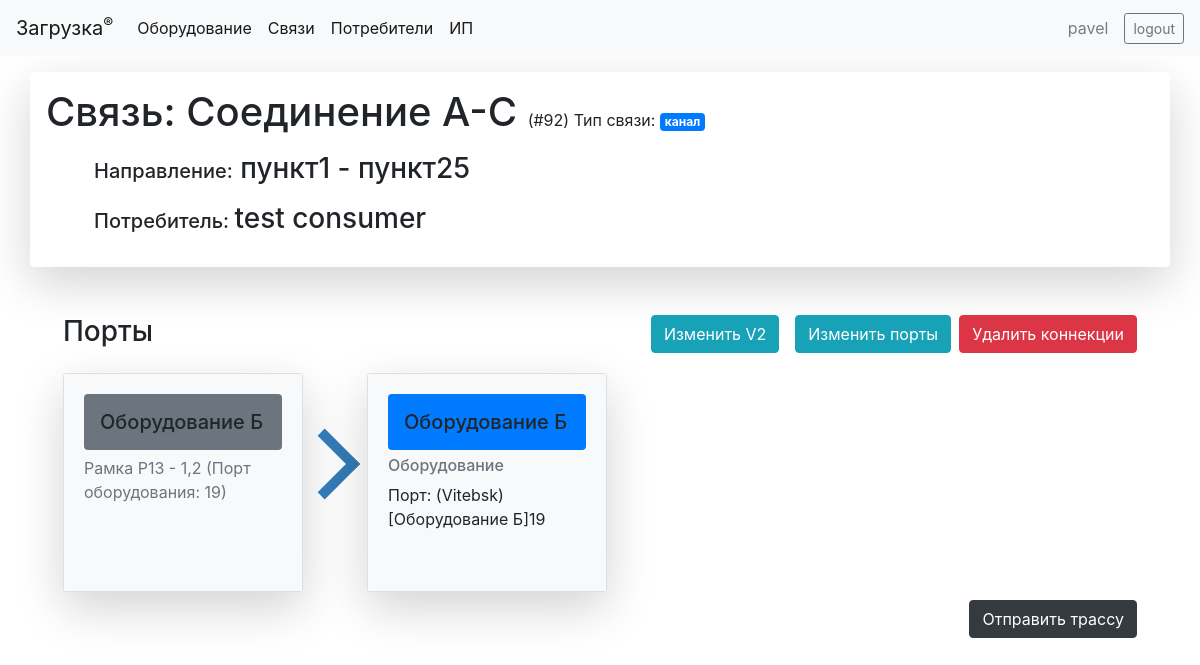
/register/communication/92 (signed in), run on the app's committed database.
### register/models.py (models this page shows, shortened)
class Communication(models.Model):
    service_status_choices = [
        ('E', 'enabled'),
        ('D', 'disabled')
    ]
    name = models.CharField(max_length=150, null=False)
    service_status = models.CharField(max_length=1, choices=service_status_choices, default='E')
    create_date = models.DateTimeField(auto_now_add=True)
    note = models.TextField(null=True, blank=True)
    direction_from = models.ForeignKey(EndPoint, on_delete=models.RESTRICT, null=True, related_name='direction_from')
    direction_to = models.ForeignKey(EndPoint, on_delete=models.RESTRICT, null=True, related_name='direction_to')
    consumer = models.ForeignKey(Consumer, on_delete=models.RESTRICT, related_name='communications')
    communication_type = models.ForeignKey(InterfaceType, null=True, on_delete=models.SET_NULL, related_name='communications')
    class Meta:
        unique_together = ('name', 'direction_from', 'direction_to', 'consumer', 'communication_type')

class InterfaceType(models.Model):
    type = models.CharField(max_length=15, unique=True, help_text="Enter interface type or his speed.")
    note = models.TextField(null=True, blank=True)
    def __str__(self):
        return f"{self.type}"

class EndPoint(models.Model):
    code = models.CharField(max_length=100, unique=True)
    name = models.CharField(max_length=100, null=True, blank=True)
    note = models.TextField(null=True, blank=True)
    def __str__(self):
        return f"{self.name}"

class Consumer(models.Model):
    name = models.CharField(max_length=100, unique=True)
    telephone = models.TextField(max_length=1000, null=True, blank=True)
    note = models.TextField(null=True, blank=True)
    def __str__(self):
        return f"{self.name}"

class Port(models.Model):
    media_type_choices = [
        ('E', 'electrical'),
        ('O', 'optical'),
        ('V', 'virtual')
    ]
    equipment = models.ForeignKey('Equipment', on_delete=models.CASCADE, related_name='ports', blank=True)
    interface_type = models.ForeignKey('InterfaceType', on_delete=models.RESTRICT, related_name='ports')
    media_type = models.CharField(max_length=1, choices=media_type_choices, default='E')
    port_name = models.CharField(max_length=30, blank=True)
    note = models.TextField(null=True, blank=True)
    frame_name = models.CharField(max_length=30, blank=True)  # Информация о рамке, на которой расшит порт (вместо frame с OneToOneField).
    connected_to = models.OneToOneField('Port', on_delete=models.RESTRICT, related_name='connected_from', blank=True, null=True)
    frame = models.OneToOneField('Port', on_delete=models.RESTRICT, related_name='port', blank=True, null=True)
    communication = models.ForeignKey('Communication', on_delete=models.RESTRICT, null=True, blank=True, related_name='ports')
    def get_port_name(self):
        return f"({self.equipment.endpoint})[{self.equipment}]{self.port_name}"
    class Meta:
        unique_together = ('port_name', 'equipment',)

class Equipment(models.Model):
    type_choices = [
        ('E', 'Оборудование'),
        ('O', 'Оптические кроссы'),
        ('F', 'Рамки'),
        ('V', 'Виртуальные объекты'),
        ('S', 'Системы'),
        ('-', 'Другое'),
        ('', '---------'),
    ]
    name = models.CharField(max_length=100)
    endpoint = models.ForeignKey('EndPoint', on_delete=models.RESTRICT, default=None, null=True, related_name='equipments')
    location = models.CharField(max_length=100, null=True)
    note = models.TextField(null=True, blank=True)
    type = models.CharField(max_length=1, choices=type_choices, default='-')
    endpoint_opposite = models.ForeignKey('EndPoint', on_delete=models.RESTRICT, default=None, null=True, blank=True, related_name='systems')
    def __str__(self):
        return f"{self.name}"
    class Meta:
        unique_together = ('name', 'type',)

### register/views.py (the view)
# urls.py: re_path(r'^communication/(?P<pk>\d+)$', views.CommunicationDetailView.as_view(), name='communication_detail'),
class CommunicationDetailView(generic.DetailView):
    model = Communication

### register/templates/register/communication_detail.html (shortened to what this page needs)
{% extends "base_generic.html" %}
{% block content %}
{% if communication %}
    <div class="container my-3 p-3 rounded shadow-lg">
        <div class="d-inline h1">
            Связь: {{ communication.name }}
        </div>
        <div class="d-inline">
            (#{{ communication.id }})
        </div>
            {% if communication.communication_type %}
                Тип связи: <span class="badge badge-primary">{{ communication.communication_type }}</span>
            {% else %}
                <span class="badge badge-warning">Тип связи не задан</span>
            {% endif %}
        <br>
        <div class="mx-5 my-3">{% if communication.direction_from or communication.direction_to %}
            <span class="h5">Направление:</span><span class="h3">{% if communication.direction_from and communication.direction_to %}
                            {{ communication.direction_from.code }} -
                        {% else %}
                                {{ communication.direction_from.code }}
                        {% endif %}
                        {% if communication.direction_to %}
                                {{ communication.direction_to.code }}
                        {% endif %}
                    {% endif %}
            </span>
        </div>
        <div class="mx-5 my-3">
            {% if communication.consumer %}
                <span class="h5">Потребитель: </span> <span class="h3">{{ communication.consumer }}</span>
            {% endif %}
        </div>
    </div>
    {% if communication.ports.all %}
        <div class="clearfix mx-5 mt-5 mb-2">
            <p class="h3 float-left">Порты</p>
            <a href="{% url 'connections_delete' communication.pk %}" class="btn btn-danger float-right ">Удалить коннекции</a>
            <a href="{% url 'connection_edit_with_filter' communication.pk %}" class="btn btn-info float-right mx-2">Изменить порты</a>
            <p><a href="{% url 'connection_edit_v2' communication.pk %}" class="btn btn-info float-right mx-2">Изменить V2</a></p>
        </div>
        <div class="mx-5 d-flex flex-wrap">
            {% for port in communication.ports.all %}
                    {% if port.frame_name %}
                <div class="card my-2 shadow-lg" style="width: 15rem;">
                    <div class="card-body bg-light">
                        <h5 class="card-title bg-secondary p-3 rounded">{{ port.equipment }}</h5>
                        <p class="card-text text-muted">Рамка {{ port.frame_name }} (Порт оборудования: {{ port.port_name }})</p>
                    </div>
                </div>
                    <div class="d-inline align-middle" style="width: 4rem; position:relative;">
                        <div class="arrow-2">
                            <div class="arrow-2-top"></div>
                            <div class="arrow-2-bottom"></div>
                        </div>
                    </div>
                    {% endif %}
                <div class="card my-2 shadow-lg" style="width: 15rem;">
                    <div class="card-body bg-light">
                        <h5 class="card-title bg-{% if port.equipment.type == 'E' %}primary{% elif port.equipment.type == 'F' %}info{% else %}light{% endif %} p-3 rounded">{{ port.equipment }}</h5>
                        <h6 class="card-subtitle mb-2 text-muted">{{ port.equipment.get_type_display }}</h6>
                        <p class="card-text">Порт: {{ port.get_port_name }}</p>
                    </div>
                </div>
            {% endfor %}
        </div>
        <div class="clearfix px-5">
            <button type="button" class="btn btn-dark float-right" data-toggle="modal" data-target="#sendmail_modal">Отправить трассу</button>
        </div>
    {% else %}
        <p class="mx-5 "><a href="{% url 'connection_edit_with_filter' communication.pk %}" class="btn btn-success">Добавить коннекции</a></p>
    {% endif %}
{% else %}
    <p>Связь не найдена.</p>
{% endif %}
{% endblock %}

### register/templates/base_generic.html (shortened to what this page needs)
<!DOCTYPE html>
<html lang="en">
    <head>
        <link rel="stylesheet"
              href="https://cdn.jsdelivr.net/npm/bootstrap@4.1.3/dist/css/bootstrap.min.css"
>
        <link rel="stylesheet" href="https://cdnjs.cloudflare.com/ajax/libs/font-awesome/4.7.0/css/font-awesome.min.css">
        {% load static %}
        <link rel="stylesheet" href="{% static 'css/styles.css' %}">
    </head>
    <body>
        <nav class="navbar navbar-expand-lg navbar-light bg-light sticky-top">
            <a class="navbar-brand" href="{% url 'index' %}">Загрузка<sup>&reg;</sup></a>
            <div class="collapse navbar-collapse" id="navbarNav">
                <ul class="navbar-nav mr-auto">
                    <li class="nav-item active">
                        <a class="nav-link" href="{% url 'equipments' %}" aria-current="page">Оборудование<span class="sr-only">(current)</span></a>
                    </li>
                    <li class="nav-item active">
                        <a class="nav-link" href="{% url 'communications' %}" aria-current="page">Связи</a>
                    </li>
                    <li class="nav-item active">
                        <a class="nav-link" href="{% url 'consumers' %}">Потребители</a>
                    </li>
                    <li class="nav-item active">
                        <a class="nav-link" href="{% url 'endpoints' %}">ИП</a>
                    </li>
                </ul>
                {% if user.is_authenticated %}
                    <span class="navbar-text px-3">
                        {{ user.get_username }}
                    </span>
                    <a class="btn btn-sm btn-outline-secondary" href="{% url 'logout' %}?next={{request.path}}">logout</a>
                {% else %}
                    <a class="btn btn-sm btn-outline-secondary" href="{% url 'login' %}?next={{request.path}}">login</a>
                {% endif %}
            </div>
        </nav>
        <div class="container-fluid">
            <div class="row" id="div-row">
                <div class="col" id="div-right">
                    {% if user.is_authenticated %}
                        {% block content %}
                        {% endblock %}
                    {% else %}
                        <p>Please, login!</p>
                        {% block login %}{% endblock %}
                    {% endif %}
                </div>
            </div>
        </div>
    </body>
</html>

### register/static/css/styles.css (style rules this page uses)
.card { width: 15rem; }
.arrow-2-top, .arrow-2-bottom { background: #337AB7; height: 10px; left: 0px; position: absolute; top: 92px; width: 50px; }
.arrow-2-top { top: 96px; }
.arrow-2-top { transform: rotate(45deg); transform-origin: bottom right; }
.arrow-2-bottom { transform: rotate(-45deg); transform-origin: top right; }

### data on the page
Communication: name "Соединение А-C", id "92", communication_type "канал", direction_from.code "пункт1", direction_to.code "пункт25", consumer "test consumer"
Port: equipment "Оборудование Б", frame_name "Р13 - 1,2", port_name "19", equipment.type "Оборудование", get_port_name "(Vitebsk)[Оборудование Б]19"

### other printed values
{{ user.get_username }} "pavel"
